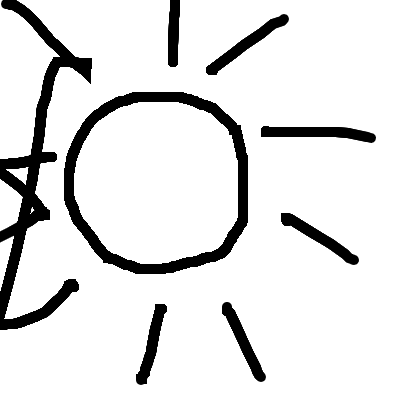
#> input picture Data augmentation/images/10_sun/ayzjbv7mdjzmo2js6ice.png, 400 x 400 px; its folder holds only this picture in this run
$ python resize.py
#> lines starting #> are read from the running program, lines starting #| are printed output that depends on the picture
import os

from PIL import Image
import numpy as np
import re
import cv2

dirname = os.path.dirname(__file__)
input_dir = os.path.join(dirname, 'images')

directories = os.listdir(input_dir)

for folder in directories:
	folder2 = os.listdir(input_dir + '/' + folder)
	number = re.findall(r'\d+', folder)
	number = number[0]

	for image in folder2:
		im = Image.open(input_dir+"/"+folder+"/"+image).convert('RGBA')
#> im is the input picture: PIL image 400x400 RGBA; mean R, G, B, A 0, 0, 0, 29.2
		background = Image.new('RGBA', im.size, (255, 255, 255))
#> background: PIL image 400x400 RGBA; every value is 255
		alpha_composite = Image.alpha_composite(background, im)
		resized_image = alpha_composite.resize((100, 100))
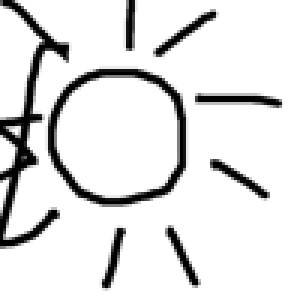
#> resized_image: PIL image 100x100 RGBA (shown 3 times larger); mean R, G, B, A 225.7, 225.7, 225.7, 255
		resized_image.save("resized_images/" + number + "/" + image, optimize=True, quality=100)
#> pass 2 of the loop `for folder in directories:`:
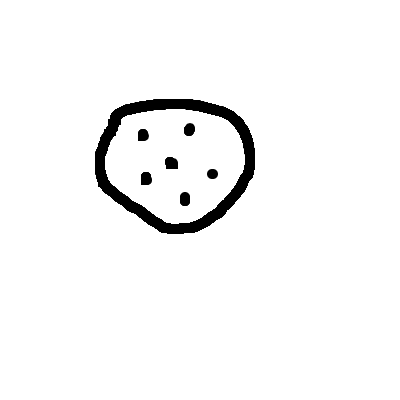
#> input picture Data augmentation/images/1_cookie/booj0ksc067rloxgxhgp.png, 400 x 400 px
#> im is the input picture: PIL image 400x400 RGBA; mean R, G, B, A 0, 0, 0, 8.7
#> `resized_image = alpha_composite.resize((100, 100))`:
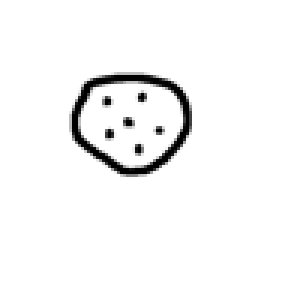
#> resized_image: PIL image 100x100 RGBA (shown 3 times larger); mean R, G, B, A 246.3, 246.3, 246.3, 255
